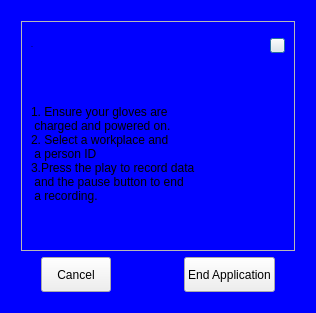
<?xml version="1.0" encoding="UTF-8"?>
<ui version="4.0">
 <class>CustomDialog</class>
 <widget class="QDialog" name="CustomDialog">
  <property name="geometry">
   <rect>
    <x>0</x>
    <y>0</y>
    <width>316</width>
    <height>313</height>
   </rect>
  </property>
  <property name="maximumSize">
   <size>
    <width>1500</width>
    <height>1500</height>
   </size>
  </property>
  <property name="windowTitle">
   <string>Dialog</string>
  </property>
  <property name="windowOpacity">
   <double>1.000000000000000</double>
  </property>
  <property name="styleSheet">
   <string notr="true">QDialog
{
	background-color:  blue; 
}
QFrame[accessibleName=&quot;evo-custom-dial&quot;]	
{
	/* Set this background-color for the pop-down menu in combobox */
	background-color: transparent;
	font: 16px 'Montserrat';
	color: black;
	border: 0px;
    border-radius: 20px;
}

QLabel[accessibleName=&quot;evo-custom-dial&quot;]{
	background-color: #f2f2f2;
}
QLabel#lblDialogTitle{
	font: 18px 'Montserrat SemiBold';
}


QFrame#frameDialog{
	background-color: transparent; 
	border-image: url(:/images/images/Popup_white.svg);
}

QPushButton[accessibleName=&quot;evo-custom-dial&quot;]
{
	border: 0px;
	border-radius: 15px;
	background-color: #324555;
	font: 16px 'Montserrat SemiBold';
	color: #F2F2F2;
}

QPushButton#btnDialogClosing{
	background-color: #F2F2F2;
}
QPushButton::hover[accessibleName=&quot;evo-custom-dial&quot;]
{
	background-color: #6b757d;

}

QPushButton::pressed[accessibleName=&quot;evo-custom-dial&quot;]
{
	background-color: #06bbb9;

}</string>
  </property>
  <layout class="QVBoxLayout" name="verticalLayout_3">
   <item>
    <widget class="QFrame" name="frameDialog">
     <property name="accessibleName">
      <string>evo-custom-dial</string>
     </property>
     <property name="frameShape">
      <enum>QFrame::StyledPanel</enum>
     </property>
     <property name="frameShadow">
      <enum>QFrame::Raised</enum>
     </property>
     <layout class="QVBoxLayout" name="verticalLayout_2">
      <item>
       <widget class="QFrame" name="frame_2">
        <property name="accessibleName">
         <string>evo-custom-dial</string>
        </property>
        <property name="frameShape">
         <enum>QFrame::StyledPanel</enum>
        </property>
        <property name="frameShadow">
         <enum>QFrame::Raised</enum>
        </property>
        <layout class="QHBoxLayout" name="horizontalLayout">
         <item>
          <layout class="QVBoxLayout" name="verticalLayout">
           <item>
            <layout class="QHBoxLayout" name="horizontalLayout_2">
             <item>
              <widget class="QLabel" name="lblDialogTitle">
               <property name="font">
                <font>
                 <family>Montserrat SemiBold</family>
                 <pointsize>-1</pointsize>
                 <weight>50</weight>
                 <italic>false</italic>
                 <bold>false</bold>
                </font>
               </property>
               <property name="accessibleName">
                <string>evo-custom-dial</string>
               </property>
               <property name="text">
                <string>Title</string>
               </property>
              </widget>
             </item>
             <item>
              <spacer name="horizontalSpacer">
               <property name="orientation">
                <enum>Qt::Horizontal</enum>
               </property>
               <property name="sizeHint" stdset="0">
                <size>
                 <width>10</width>
                 <height>30</height>
                </size>
               </property>
              </spacer>
             </item>
             <item>
              <widget class="QPushButton" name="btnDialogClosing">
               <property name="minimumSize">
                <size>
                 <width>15</width>
                 <height>15</height>
                </size>
               </property>
               <property name="maximumSize">
                <size>
                 <width>15</width>
                 <height>15</height>
                </size>
               </property>
               <property name="accessibleName">
                <string>evo-custom-dial</string>
               </property>
               <property name="text">
                <string/>
               </property>
               <property name="icon">
                <iconset>
                 <normalon>:/images/images/exit_button_black.png</normalon>
                </iconset>
               </property>
               <property name="iconSize">
                <size>
                 <width>20</width>
                 <height>20</height>
                </size>
               </property>
              </widget>
             </item>
            </layout>
           </item>
           <item>
            <widget class="QLabel" name="lblDialogContent">
             <property name="text">
              <string>1. Ensure your gloves are 
 charged and powered on. 
2. Select a workplace and 
 a person ID 
3.Press the play to record data 
 and the pause button to end 
 a recording.</string>
             </property>
            </widget>
           </item>
          </layout>
         </item>
        </layout>
       </widget>
      </item>
      <item>
       <layout class="QHBoxLayout" name="horizontalLayout_3">
        <item>
         <spacer name="horizontalSpacer_4">
          <property name="orientation">
           <enum>Qt::Horizontal</enum>
          </property>
          <property name="sizeType">
           <enum>QSizePolicy::Fixed</enum>
          </property>
          <property name="sizeHint" stdset="0">
           <size>
            <width>20</width>
            <height>20</height>
           </size>
          </property>
         </spacer>
        </item>
        <item>
         <widget class="QPushButton" name="btnDialogCancel">
          <property name="minimumSize">
           <size>
            <width>70</width>
            <height>35</height>
           </size>
          </property>
          <property name="maximumSize">
           <size>
            <width>70</width>
            <height>16777215</height>
           </size>
          </property>
          <property name="accessibleName">
           <string>evo-custom-dial</string>
          </property>
          <property name="text">
           <string>Cancel</string>
          </property>
         </widget>
        </item>
        <item>
         <spacer name="horizontalSpacer_2">
          <property name="orientation">
           <enum>Qt::Horizontal</enum>
          </property>
          <property name="sizeHint" stdset="0">
           <size>
            <width>40</width>
            <height>20</height>
           </size>
          </property>
         </spacer>
        </item>
        <item>
         <widget class="QPushButton" name="btnDialogOk">
          <property name="minimumSize">
           <size>
            <width>0</width>
            <height>35</height>
           </size>
          </property>
          <property name="maximumSize">
           <size>
            <width>140</width>
            <height>16777215</height>
           </size>
          </property>
          <property name="accessibleName">
           <string>evo-custom-dial</string>
          </property>
          <property name="text">
           <string>End Application</string>
          </property>
         </widget>
        </item>
        <item>
         <spacer name="horizontalSpacer_3">
          <property name="orientation">
           <enum>Qt::Horizontal</enum>
          </property>
          <property name="sizeType">
           <enum>QSizePolicy::Fixed</enum>
          </property>
          <property name="sizeHint" stdset="0">
           <size>
            <width>20</width>
            <height>20</height>
           </size>
          </property>
         </spacer>
        </item>
       </layout>
      </item>
     </layout>
    </widget>
   </item>
  </layout>
 </widget>
 <resources/>
 <connections>
  <connection>
   <sender>btnDialogOk</sender>
   <signal>clicked()</signal>
   <receiver>CustomDialog</receiver>
   <slot>accept()</slot>
   <hints>
    <hint type="sourcelabel">
     <x>201</x>
     <y>276</y>
    </hint>
    <hint type="destinationlabel">
     <x>157</x>
     <y>156</y>
    </hint>
   </hints>
  </connection>
  <connection>
   <sender>btnDialogCancel</sender>
   <signal>clicked()</signal>
   <receiver>CustomDialog</receiver>
   <slot>reject()</slot>
   <hints>
    <hint type="sourcelabel">
     <x>80</x>
     <y>276</y>
    </hint>
    <hint type="destinationlabel">
     <x>157</x>
     <y>156</y>
    </hint>
   </hints>
  </connection>
 </connections>
</ui>
